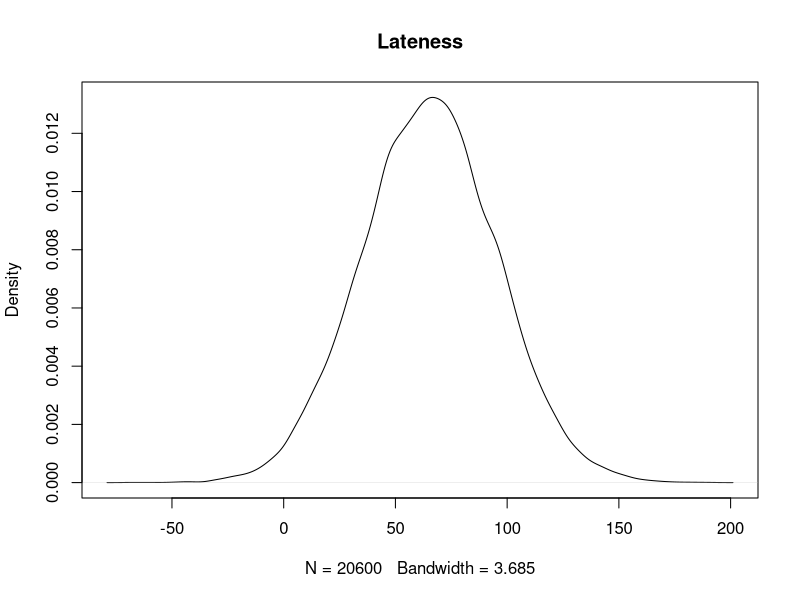
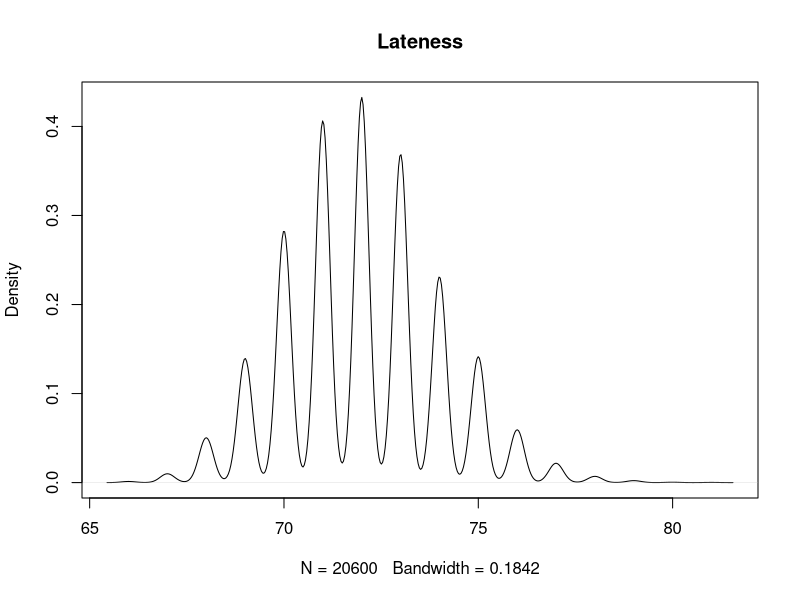

Here is the R script that generated these plots, in order:
## ---- chunk 1
knitr::opts_chunk$set(echo = TRUE)
## ---- chunk 2
start_time <- as.POSIXct("2018-01-01 01:04:00")
# train is every 20 minutes until 5:40ish
diff <- 60*20
times <- NULL
for(i in 1:15){
  if(i == 1){
    times[i] <- start_time
  } else {
    prev <- i - 1
  times[i] <- times[prev] + diff
  }
}
# train is every 10 minutes until 7:25ish
diff <- 60*10
for(i in 16:27){
  prev <- i - 1
  times[i] <- times[prev] + diff
}
# train is every 4-6 minutes until 12:25ish (will go with 5 mins)
diff <- 60*5
for(i in 28:88){
  prev <- i - 1
  times[i] <- times[prev] + diff
}
# train is every 6 minutes until 3:51ish
diff <- 60*6
for(i in 89:119){
  prev <- i - 1
  times[i] <- times[prev] + diff
}
# train is every 4-6 minutes until 9:37ish (pm) (will go with 5 mins)
diff <- 60*5
for(i in 119:187){
  prev <- i - 1
  times[i] <- times[prev] + diff
}
# train is every 6 minutes until 11ish
diff <- 60*6
for(i in 187:200){
  prev <- i - 1
  times[i] <- times[prev] + diff
}
# train is every 10 minutes till 12:50ish
diff <- 60*10
for(i in 201:206){
  prev <- i - 1
  times[i] <- times[prev] + diff
}
# convert back to POSIX
class(times) <- c('POSIXt', 'POSIXct')
## ---- chunk 3
ferry_start <- as.POSIXct("2018-01-01 00:00:00")
# every half hour until 6:30 (then goes to 6:50)
diff <- 60*30
ferry_times <- NULL
for(i in 1:14){
  if(i == 1){
    ferry_times[i] <- ferry_start
  } else {
    prev <- i - 1
  ferry_times[i] <- ferry_times[prev] + diff
  }
}
# next 3 are every 20 minutes
diff <- 60*20
for(i in 15:17){
  prev <- i - 1
  ferry_times[i] <- ferry_times[prev] + diff
}
# every 15 minutes
diff <- 60*15
for(i in 18:25){
  prev <- i - 1
  ferry_times[i] <- ferry_times[prev] + diff
    
}
# every 30 minutes
diff <- 60*30
for(i in 26:38){
  prev <- i - 1
  ferry_times[i] <- ferry_times[prev] + diff
}
# every 20 minutes
diff <- 60*20
for(i in 39:41){
  prev <- i - 1
  ferry_times[i] <- ferry_times[prev] + diff
}
# every 15 minutes
diff <- 60*15
for(i in 42:49){
  prev <- i - 1
  ferry_times[i] <- ferry_times[prev] + diff
}
# every 20 minutes
diff <- 60*20
for(i in 50:52){
  prev <- i - 1
  ferry_times[i] <- ferry_times[prev] + diff
}
# every 30 minutes
diff <- 60*30
for(i in 53:60){
  prev <- i - 1
  ferry_times[i] <- ferry_times[prev] + diff
}
# Convert back to time
class(ferry_times) <- c('POSIXt', 'POSIXct')
## ---- chunk 4
norm_sims <- function(days,noise, seed){
  # Initiate data frame
  data <- NULL
  # Create timestamps for given # of days
  data$timestamp <- rep(times,days)
  # Add in the day id
  data$dayid <- rep(1:days, each = length(times))
  
  # Create the noise term (in seconds)
  set.seed(seed)
  data$noise <- rnorm(length(data$timestamp),noise,30)
  # Round for time 
  data$noise <- round(data$noise,0)
  
  # Create updated arrival time
  data$arrival <- data$timestamp + data$noise
  
  # return the data
  return(as.data.frame(data))
}
## ---- chunk 5
sim1 <- norm_sims(days = 100, noise = 65, seed = 10314)

summary(sim1$noise)
plot(density(sim1$noise), main = "Lateness")
## ---- chunk 6
beta_sims <- function(days,noise, seed){
  # Initiate data frame
  data <- NULL
  # Create timestamps for given # of days
  data$timestamp <- rep(times,days)
  # Add in the day id
  data$dayid <- rep(1:days, each = length(times))
  
  # Create the noise term (in seconds)
  set.seed(seed)
  data$noise <- rbeta(length(data$timestamp),shape2 = noise,shape1 = 30)
   # Convert to seconds
  data$noise <- data$noise*60 + 60
  # Round for time 
  data$noise <- round(data$noise,0)

  # Create updated arrival time
  data$arrival <- data$timestamp + data$noise
  
  # return the data
  return(as.data.frame(data))
}
## ---- chunk 7
sim1 <- beta_sims(days = 100, noise = 120, seed = 10314)

summary(sim1$noise)
plot(density(sim1$noise), main = "Lateness")
